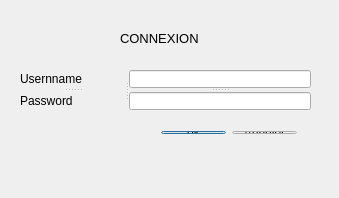
<?xml version="1.0" encoding="UTF-8"?>
<ui version="4.0">
 <class>HomeScreen</class>
 <widget class="QDialog" name="HomeScreen">
  <property name="geometry">
   <rect>
    <x>0</x>
    <y>0</y>
    <width>339</width>
    <height>198</height>
   </rect>
  </property>
  <property name="windowTitle">
   <string>HomeScreen</string>
  </property>
  <widget class="QLabel" name="label">
   <property name="geometry">
    <rect>
     <x>120</x>
     <y>30</y>
     <width>81</width>
     <height>16</height>
    </rect>
   </property>
   <property name="font">
    <font>
     <pointsize>10</pointsize>
    </font>
   </property>
   <property name="text">
    <string>CONNEXION</string>
   </property>
  </widget>
  <widget class="QWidget" name="">
   <property name="geometry">
    <rect>
     <x>150</x>
     <y>120</y>
     <width>158</width>
     <height>25</height>
    </rect>
   </property>
   <layout class="QHBoxLayout" name="horizontalLayout">
    <item>
     <widget class="QPushButton" name="validateBtn">
      <property name="text">
       <string>ok</string>
      </property>
     </widget>
    </item>
    <item>
     <widget class="QPushButton" name="cancelBtn">
      <property name="text">
       <string>Annuler</string>
      </property>
     </widget>
    </item>
   </layout>
  </widget>
  <widget class="QSplitter" name="splitter_3">
   <property name="geometry">
    <rect>
     <x>20</x>
     <y>70</y>
     <width>291</width>
     <height>40</height>
    </rect>
   </property>
   <property name="orientation">
    <enum>Qt::Horizontal</enum>
   </property>
   <widget class="QSplitter" name="splitter_2">
    <property name="orientation">
     <enum>Qt::Vertical</enum>
    </property>
    <widget class="QLabel" name="label_2">
     <property name="maximumSize">
      <size>
       <width>250</width>
       <height>16777215</height>
      </size>
     </property>
     <property name="text">
      <string>Usernname</string>
     </property>
    </widget>
    <widget class="QLabel" name="label_3">
     <property name="maximumSize">
      <size>
       <width>250</width>
       <height>16777215</height>
      </size>
     </property>
     <property name="text">
      <string>Password</string>
     </property>
    </widget>
   </widget>
   <widget class="QSplitter" name="splitter">
    <property name="orientation">
     <enum>Qt::Vertical</enum>
    </property>
    <widget class="QLineEdit" name="usernameField">
     <property name="minimumSize">
      <size>
       <width>100</width>
       <height>0</height>
      </size>
     </property>
     <property name="maximumSize">
      <size>
       <width>250</width>
       <height>16777215</height>
      </size>
     </property>
    </widget>
    <widget class="QLineEdit" name="passwordField">
     <property name="minimumSize">
      <size>
       <width>100</width>
       <height>0</height>
      </size>
     </property>
     <property name="maximumSize">
      <size>
       <width>250</width>
       <height>16777215</height>
      </size>
     </property>
     <property name="echoMode">
      <enum>QLineEdit::Password</enum>
     </property>
    </widget>
   </widget>
  </widget>
 </widget>
 <layoutdefault spacing="6" margin="11"/>
 <resources/>
 <connections>
  <connection>
   <sender>cancelBtn</sender>
   <signal>clicked()</signal>
   <receiver>HomeScreen</receiver>
   <slot>close()</slot>
   <hints>
    <hint type="sourcelabel">
     <x>332</x>
     <y>151</y>
    </hint>
    <hint type="destinationlabel">
     <x>382</x>
     <y>197</y>
    </hint>
   </hints>
  </connection>
 </connections>
</ui>
